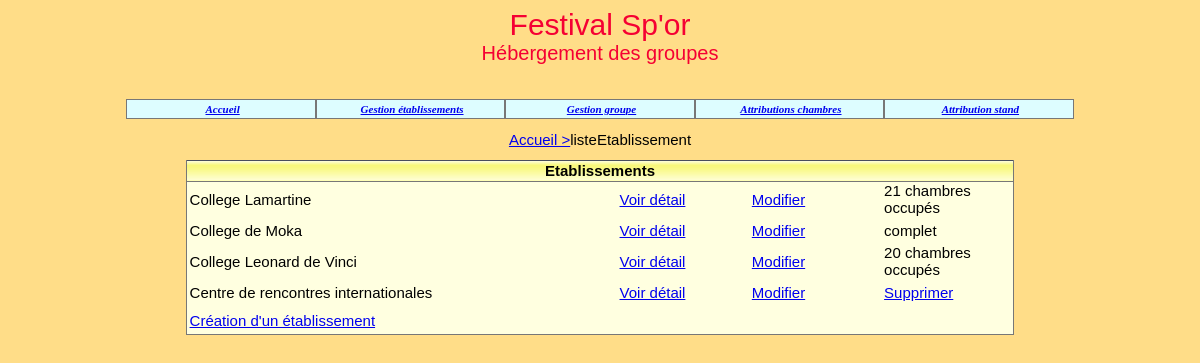
The app's page /listeEtablissements.php with its own data.
### tables this page shows
create table Etablissement 
(idEtab char(8) not null, 
nomEtab varchar(45) not null,
adresseRue varchar(45) not null, 
codePostal char(5) not null, 
ville varchar(35) not null,
tel varchar(13) not null,
adresseElectronique varchar(70),
type tinyint(1) not null,
civiliteResponsable varchar(12) not null,
nomResponsable varchar(25) not null,
prenomResponsable varchar(25),
nombreChambresOffertes integer,
constraint pk_Etablissement primary key(idEtab));

### _gestionBase.inc.php (called while the page is built, shortened)
<?php
function obtenirReqEtablissements()
{
   $req="select idEtab, nomEtab from Etablissement order by idEtab";
   return $req;
}
function nbChambresMax($connexion, $idEtab)
{
   $req = "SELECT nombreChambresOffertes FROM Etablissement WHERE idEtab = '$idEtab'";
   $rsEtab = $connexion->query($req);
   $lgEtab = $rsEtab->fetchAll();
   foreach($lgEtab as $row)
   {
      $nbMax = $row['nombreChambresOffertes'];
   }
   return $nbMax;
}
function existeAttributionsEtab($connexion, $id)
{
   $req="select * From Attribution where idEtab='$id'";
   $rsAttrib=$connexion->query($req);
   return $rsAttrib->fetchAll();
}
function obtenirNbOccup($connexion, $idEtab)
{
   $req="select IFNULL(sum(nombreChambres), 0) as totalChambresOccup from
        Attribution where idEtab='$idEtab'";
   $rsOccup=$connexion->query($req);
   $lgOccup=$rsOccup->fetchAll();
   foreach ($lgOccup as $row)
   {
      $chambre = $row['totalChambresOccup'];
   }
   return $chambre;
}
?>

### listeEtablissements.php (the view, shortened to what this page needs)
<?php
include("connexion-PDO.php");
include("_debut.inc.php");
include("_gestionBase.inc.php");
echo "<table width='80%' cellpadding='0' cellspacing='0' align='center'>
   <tr>
   <td align='center'><a href='index.php'>Accueil ></a>listeEtablissement</td>
   </tr>
</table>
<br>";
echo "
<table width='70%' cellspacing='0' cellpadding='0' align='center'
class='tabNonQuadrille'>
   <tr class='enTeteTabNonQuad'>
      <td colspan='4'>Etablissements</td>
   </tr>";
   $req=obtenirReqEtablissements();
   $rsEtab=$connexion->query($req);
   $lgEtab=$rsEtab->fetchAll();
   foreach ($lgEtab as $row)
   {
      $id=$row['idEtab'];
      $nom=$row['nomEtab'];
      echo "
		<tr class='ligneTabNonQuad'>
         <td width='52%'>$nom</td>
         <td width='16%' align='center'>
         <a href='detailEtablissement.php?idEtab=$id'>
         Voir détail</a></td>
         <td width='16%' align='center'>
         <a href='modificationEtablissement.php?action=demanderModifEtab&amp;idEtab=$id'>
         Modifier</a></td>";
			if (!existeAttributionsEtab($connexion, $id))
			{
            echo "
            <td width='16%' align='center'>
            <a href='suppressionEtablissement.php?action=demanderSupprEtab&amp;idEtab=$id'>
            Supprimer</a></td>";
         }
         else
         {
            $nb = obtenirNbOccup($connexion, $id);
            $nbMax = nbChambresMax($connexion, $id);
            if($nb == $nbMax)
            {
               echo "<td width='16%'>complet </td>";
            }
            else{
               echo "
               <td width='16%'> ".$nb." chambres occupés </td>";
            }
			}
			echo "
      </tr>";
   }
   echo "
   <tr class='ligneTabNonQuad'>
      <td colspan='4'><a href='creationEtablissement.php?action=demanderCreEtab'>
      Création d'un établissement</a ></td>
  </tr>
</table>";
?>

### css/cssGeneral.css (style rules this page uses)
.basePage { background-color:#FFDD88; color:black; font:11px Arial, Helvetica, sans-serif; }
td,tr { font:15px Arial, Helvetica, sans-serif; }
table.tabNonQuadrille { background-color:#FFFFE0; border-bottom:1px solid #777777; border-right:1px solid #777777; border-left:1px solid #777777; border-top:1px #777777; color:black; }
tr.enTeteTabNonQuad td { background-image:url('../images/xpBarre.jpg'); height:21px; text-align:center; font-weight:bold; border-bottom:1px solid #777777; }
tr.ligneTabNonQuad td { background-color:#FFFFE0; height:28px; text-align:left; padding-left:3px; color:black; }

### records on screen
etablissement: nomEtab "College Lamartine", nb "21"
etablissement: nomEtab "College de Moka", nombreChambresOffertes "complet"
etablissement: nomEtab "College Leonard de Vinci", nb "20"
etablissement: nomEtab "Centre de rencontres internationales"
